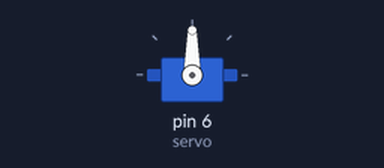
A sketch run on a simulated Arduino Uno, built with avr-gcc and run on an emulated ATmega328P. On the bench: servo.

Above: at 0.1 s.
At 1.1 s:
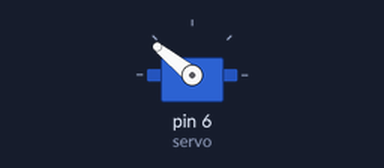
At 2.6 s:
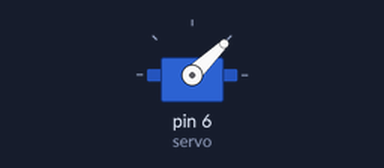
At 3.6 s:
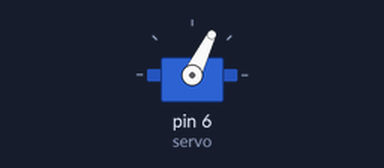
Timing chart, 0 to 5.1 s (numbered marks = the images above):
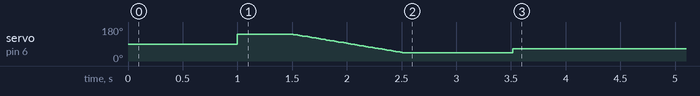

The sketch:

CalibESC.ino
```cpp
#include <Servo.h>
Servo servo;

  void setup() {
  // put your setup code here, to run once:
  servo.attach(6);
  delay(1000);
  servo.writeMicroseconds(2000);
  delay(500);
  for(int i=2000;i>=1000;i-=10)
  {
    servo.writeMicroseconds(i);
  delay(10);
  }
  delay(1000);
}

void loop() {
  // put your main code here, to run repeatedly:


  servo.writeMicroseconds(1200);
  delay(500);
}
```
